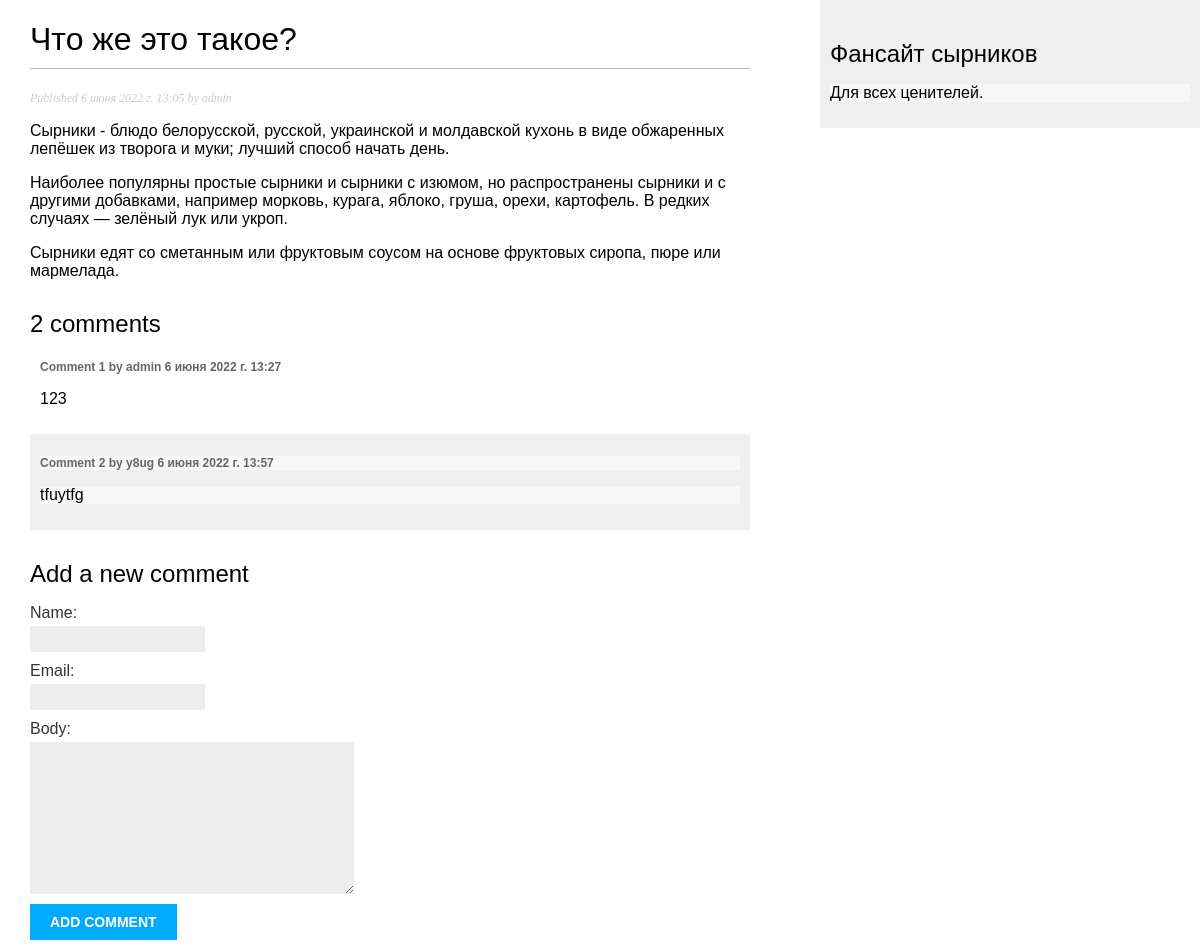
Page /blog/7/ on the committed database.
### blog/models.py (models this page shows, shortened)
class Post(models.Model):
    class Status(models.TextChoices):
        DRAFT = 'DF', 'Draft'
        PUBLISHED = 'PB', 'Published'
    title = models.CharField(max_length=250)
    slug = models.SlugField(max_length=250)
    author = models.ForeignKey(User, on_delete=models.CASCADE, related_name='blog_posts')
    body = models.TextField()
    publish = models.DateTimeField(default=timezone.now)
    created = models.DateTimeField(auto_now_add=True)
    updated = models.DateTimeField(auto_now=True)
    status = models.CharField(max_length=2, choices=Status.choices, default=Status.DRAFT)
    objects = models.Manager() # The default manager.
    published = PublishedManager() # Our custom manager.
    class Meta:
        ordering = ['-publish']
        indexes = [models.Index(fields=['-publish']),]

class Comment(models.Model):
    post = models.ForeignKey(Post, on_delete=models.CASCADE, related_name='comments')
    name = models.CharField(max_length=80)
    email = models.EmailField()
    body = models.TextField()
    created = models.DateTimeField(auto_now_add=True)
    updated = models.DateTimeField(auto_now=True)
    active = models.BooleanField(default=True)
    class Meta:
        ordering = ['created']
        indexes = [models.Index(fields=['created']),]

### blog/views.py (the view)
# urls.py: path('<int:id>/', views.post_detail, name='post_detail'),
def post_detail(request, id):
    post = get_object_or_404(Post, id=id, status=Post.Status.PUBLISHED)
    comments = post.comments.filter(active=True)
    form = CommentForm()
    return render(request, 'blog/post/detail.html', {'post': post, 'comments': comments,'form': form})

### blog/forms.py
class CommentForm(forms.ModelForm):
    class Meta:
        model = Comment
        fields = ['name', 'email', 'body']

### blog/templates/blog/post/detail.html (shortened to what this page needs)
{% extends "blog/base.html" %}
{% block content %}
  <h1>{{ post.title }}</h1>
  <p class="date">
    Published {{ post.publish }} by {{ post.author }}
  </p>
  {{ post.body|linebreaks }}
{% with comments.count as total_comments %}
 <h2>{{ total_comments }} comment{{ total_comments|pluralize }}</h2>
{% endwith %}
{% for comment in comments %}
 <div class="comment">
 <p class="info">
 Comment {{ forloop.counter }} by {{ comment.name }}
 {{ comment.created }}
 </p>
 {{ comment.body|linebreaks }}
 </div>
{% empty %}
 <p>There are no comments yet.</p>
{% endfor %}
<h2>Add a new comment</h2>
 <form action="{% url "blog:post_comment" post.id %}" method="post">
 {{ form.as_p }}
 <p><input type="submit" value="Add comment"></p>
 </form>
{% endblock %}

### blog/static/css/blog.css (style rules this page uses)
body { margin:0; padding:0; font-family:Georgia, sans-serif; background-image: url(https://i.ytimg.com/vi/pvp_L_gaGwc/maxresdefault.jpg); background-repeat: no-repeat; }
h1 { font-weight:normal; border-bottom:1px solid #bbb; padding:0 0 10px 0; }
h2 { font-weight:normal; margin:30px 0 0; }
p.date { color:#ccc; font-family: georgia, serif; font-size: 12px; font-style: italic; }
label { float:left; clear:both; color:#333; margin-bottom:4px; }
input, textarea { clear:both; float:left; margin:0 0 10px; background:#ededed; border:0; padding:6px 10px; font-size:12px; }
input[type=submit] { font-weight:bold; background:#00abff; color:#fff; padding:10px 20px; font-size:14px; text-transform:uppercase; }
.comment { padding:10px; }
.comment:nth-child(even) { background:#efefef; }
.comment .info { font-weight:bold; font-size:12px; color:#666; }
p { background-color: RGBA(255, 255, 255, 0.5); }

### rows in the picture
Post: title "Что же это такое?", publish "6 июня 2022 г. 13:05", author "admin", body "Сырники - блюдо белорусской, русской, украинской и молдавской кухонь в виде обжаренных лепёшек из творога и муки; лучший способ начать день. Наиболее популярны простые сырники и сырники с изюмом, но распространены сырники и с другими добавками, например морковь, курага, яблоко, груша, орехи, картофель. В редких случаях — зелёный лук или укроп. Сырники едят со сметанным или фруктовым соусом на основе фруктовых сиропа, пюре или мармелада."
Comment: name "admin", created "6 июня 2022 г. 13:27", body "123"
Comment: name "y8ug", created "6 июня 2022 г. 13:57", body "tfuytfg"

### other values in the picture
{{ total_comments }} "2"
